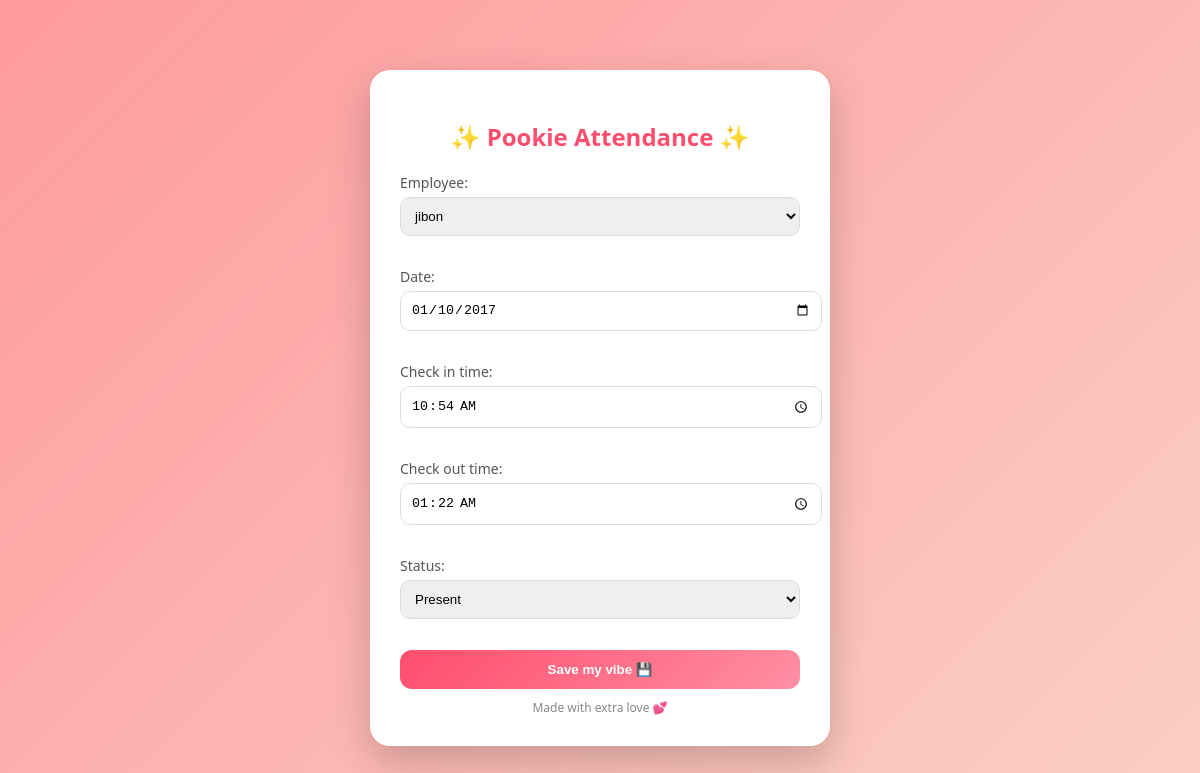
Page /attendance/update/18/ (signed in) on the committed database.
### employees/models.py (models this page shows, shortened)
class AttendanceModel(models.Model):
    employee = models.ForeignKey(
        ProfileModel,
        on_delete=models.CASCADE,
        related_name='attendances'
    )
    date = models.DateField()
    check_in_time = models.TimeField()
    check_out_time = models.TimeField(null=True, blank=True)
    STATUS_CHOICES = [
        ('Present', 'Present'),
        ('Absent', 'Absent'),
    ]
    status = models.CharField(max_length=10, choices=STATUS_CHOICES)
    class Meta:
        unique_together = ('employee', 'date')
        ordering = ['-date']

### employees/views.py (the view)
# urls.py: path('attendance/update/<int:pk>/', update_attendance, name='update_attendance'),
@login_required
def update_attendance(request, pk):
    if not request.user.is_superuser:
        return redirect('dashboard')
    attendance = get_object_or_404(AttendanceModel, id=pk)
    if request.method == 'POST':
        form = AttendanceForm(request.POST, instance=attendance)
        if form.is_valid():
            form.save()
            return redirect('dashboard')
    else:
        form = AttendanceForm(instance=attendance)
    return render(request, 'myapp/master/master_form.html', {'form': form})

### employees/forms.py
class AttendanceForm(forms.ModelForm):
    class Meta:
        model = AttendanceModel
        fields = ['employee', 'date', 'check_in_time', 'check_out_time', 'status']
        widgets = {
            'date': forms.DateInput(attrs={
                'type': 'date',
                'class': 'form-control'
            }),
            'check_in_time': forms.TimeInput(attrs={
                'type': 'time',
                'class': 'form-control'
            }),
            'check_out_time': forms.TimeInput(attrs={
                'type': 'time',
                'class': 'form-control'
            }),
        }

### employees/models.py (called while the page is built)
    def __str__(self):
        return self.user.username if self.user else "No User"

### employees/templates/myapp/master/master_form.html (shortened to what this page needs)
<!DOCTYPE html>
<html lang="en">
<head>
</head>
<body>
<div class="pookie-box">
    <h2>✨ Pookie Attendance ✨</h2>
    <form method="POST">
        {{form.as_p}}
        <button type="submit" class="pookie-btn">Save my vibe 💾</button>
    </form>
    <div class="cute-note">Made with extra love 💕</div>
</div>
</body>
</html>

### employees/templates/myapp/master/master_form.html (style rules this page uses)
body { font-family: 'Segoe UI', sans-serif; background: linear-gradient(135deg, #ff9a9e, #fad0c4); display: flex; justify-content: center; align-items: center; height: 100vh; }
.pookie-box { background: white; padding: 30px; border-radius: 20px; width: 400px; box-shadow: 0 15px 40px rgba(0,0,0,0.2); text-align: center; animation: pop 0.5s ease; }
h2 { color: #ff4d6d; margin-bottom: 20px; }
label { display: block; text-align: left; font-size: 14px; margin-bottom: 5px; color: #555; }
input, select { width: 100%; padding: 10px; border-radius: 10px; border: 1px solid #ddd; margin-bottom: 15px; transition: 0.3s; }
.pookie-btn { background: linear-gradient(135deg, #ff4d6d, #ff8fa3); color: white; border: none; padding: 12px; border-radius: 12px; width: 100%; font-weight: bold; cursor: pointer; transition: 0.3s; }
.cute-note { font-size: 12px; color: #888; margin-top: 10px; }

### rows in the picture
AttendanceModel: employee "jibon", date "01/10/2017", check_in_time "10:54:00", check_out_time "01:22:00", status "Present"
